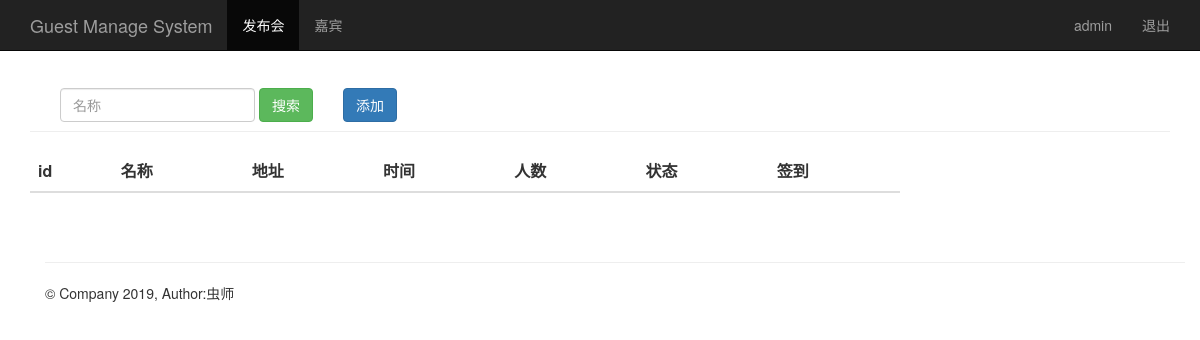
/event_manage/ (signed in), run on an earlier commit of the app's database.
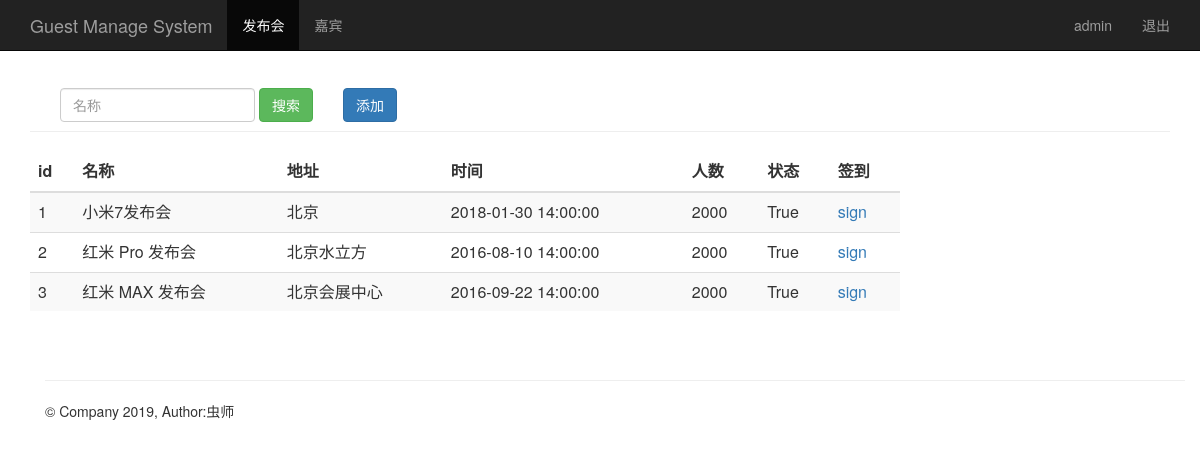
And on a later commit of the database.
### sign/models/event.py (models this page shows, shortened)
class Event(models.Model):
    name = models.CharField(max_length=100)            # 发布会标题
    limit = models.IntegerField()                      # 限制人数
    status = models.BooleanField()                     # 状态
    address = models.CharField(max_length=200)         # 地址
    start_time = models.DateTimeField('events time')   # 发布会时间
    create_time = models.DateTimeField(auto_now=True)  # 创建时间（自动获取当前时间）

### sign/views/views.py (the view)
# urls.py: path('event_manage/', views.event_manage),
@login_required
def event_manage(request):
    username = request.session.get('user', '')  # 读取浏览器 session
    events = Event.objects.all()
    return render(request, "event_manage.html", {"user": username, "events": events})

### sign/templates/event_manage.html (shortened to what this page needs)
{% extends "base.html" %}
{% block content %}
    <nav class="navbar navbar-inverse navbar-fixed-top">
      <div class="container">
        <div class="navbar-header">
          <a class="navbar-brand" href="/event_manage/">Guest Manage System</a>
        </div>
        <div id="navbar" class="collapse navbar-collapse">
          <ul class="nav navbar-nav">
            <li class="active"><a href="#">发布会</a></li>
            <li><a href="/guest_manage/">嘉宾</a></li>
          </ul>
          <ul class="nav navbar-nav navbar-right">
           <li><a href="#">{{user}}</a></li>
           <li><a href="/logout/">退出</a></li>
         </ul>
        </div>
      </div>
    </nav>
    <div class="container theme-showcase" role="main">
      <div class="page-header" style="margin-top: 80px;">
        <div id="navbar" class="navbar-collapse collapse" style="float:left;">
          <form class="navbar-form" method="get" action="/search_name/">
            <div class="form-group">
              <input name="name" type="text" placeholder="名称" class="form-control">
            </div>
            <button type="submit" class="btn btn-success">搜索</button>
          </form>
        </div>
        <div "float:right;">
          <button type="submit" class="btn btn-primary" onclick="window.location.href='/add_event/'" style="margin-top: 8px;">添加</button>
        </div>
      </div>
      <div class="row" >
        <div class="col-md-6" style="width: 900px;">
          <table class="table table-striped">
            <thead>
              <tr>
                <th>id</th>
                <th>名称</th>
                <th>地址</th>
                <th>时间</th>
                <th>人数</th>
                <th>状态</th>
                <th>签到</th>
              </tr>
            </thead>
            <tbody>
              {% for event in events %}
                <tr>
                  <td>{{ event.id }}</td>
                  <td>{{ event.name }}</td>
                  <td>{{ event.address }}</td>
                  <td>{{ event.start_time | date:"Y-m-d H:i:s" }}</td>
                  <td>{{ event.limit }}</td>
                  <td>{{ event.status }}</td>
                  <td><a href="/sign_index/{{ event.id }}/"  target="{{ event.id }}_blank">sign</a></td>
                </tr>
             {% endfor %}
            </tbody>
          </table>
        </div>
      </div>
{% endblock %}

What changed in the data, as far as the page shows it:
added Event: id "1", name "小米7发布会", address "北京", start_time "2018-01-30 14:00:00", limit "2000", status "True"
added Event: id "2", name "红米 Pro 发布会", address "北京水立方", start_time "2016-08-10 14:00:00", limit "2000", status "True"
added Event: id "3", name "红米 MAX 发布会", address "北京会展中心", start_time "2016-09-22 14:00:00", limit "2000", status "True"
